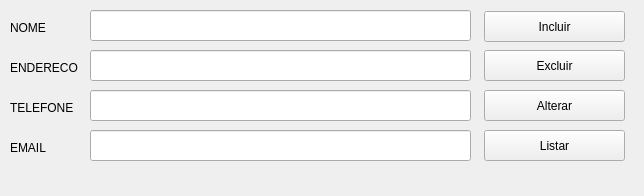
<?xml version="1.0" encoding="UTF-8"?>
<ui version="4.0">
 <class>MainWindow</class>
 <widget class="QMainWindow" name="MainWindow">
  <property name="geometry">
   <rect>
    <x>0</x>
    <y>0</y>
    <width>644</width>
    <height>196</height>
   </rect>
  </property>
  <property name="windowTitle">
   <string>MainWindow</string>
  </property>
  <widget class="QWidget" name="centralWidget">
   <widget class="QLineEdit" name="lineEditNome">
    <property name="geometry">
     <rect>
      <x>90</x>
      <y>10</y>
      <width>381</width>
      <height>31</height>
     </rect>
    </property>
   </widget>
   <widget class="QPushButton" name="pushButtonIncluir">
    <property name="geometry">
     <rect>
      <x>484</x>
      <y>11</y>
      <width>141</width>
      <height>31</height>
     </rect>
    </property>
    <property name="text">
     <string>Incluir</string>
    </property>
   </widget>
   <widget class="QLineEdit" name="lineEditEndereco">
    <property name="geometry">
     <rect>
      <x>90</x>
      <y>50</y>
      <width>381</width>
      <height>31</height>
     </rect>
    </property>
   </widget>
   <widget class="QLabel" name="label_3">
    <property name="geometry">
     <rect>
      <x>10</x>
      <y>100</y>
      <width>81</width>
      <height>16</height>
     </rect>
    </property>
    <property name="text">
     <string>TELEFONE</string>
    </property>
   </widget>
   <widget class="QPushButton" name="pushButtonExcluir">
    <property name="geometry">
     <rect>
      <x>484</x>
      <y>50</y>
      <width>141</width>
      <height>31</height>
     </rect>
    </property>
    <property name="text">
     <string>Excluir</string>
    </property>
   </widget>
   <widget class="QLabel" name="label">
    <property name="geometry">
     <rect>
      <x>10</x>
      <y>20</y>
      <width>59</width>
      <height>16</height>
     </rect>
    </property>
    <property name="text">
     <string>NOME</string>
    </property>
   </widget>
   <widget class="QLabel" name="label_4">
    <property name="geometry">
     <rect>
      <x>10</x>
      <y>140</y>
      <width>59</width>
      <height>16</height>
     </rect>
    </property>
    <property name="text">
     <string>EMAIL</string>
    </property>
   </widget>
   <widget class="QLabel" name="label_2">
    <property name="geometry">
     <rect>
      <x>10</x>
      <y>60</y>
      <width>81</width>
      <height>16</height>
     </rect>
    </property>
    <property name="text">
     <string>ENDERECO</string>
    </property>
   </widget>
   <widget class="QLineEdit" name="lineEditEmail">
    <property name="geometry">
     <rect>
      <x>90</x>
      <y>130</y>
      <width>381</width>
      <height>31</height>
     </rect>
    </property>
   </widget>
   <widget class="QPushButton" name="pushButtonListar">
    <property name="geometry">
     <rect>
      <x>484</x>
      <y>130</y>
      <width>141</width>
      <height>31</height>
     </rect>
    </property>
    <property name="text">
     <string>Listar</string>
    </property>
   </widget>
   <widget class="QLineEdit" name="lineEditTelefone">
    <property name="geometry">
     <rect>
      <x>90</x>
      <y>90</y>
      <width>381</width>
      <height>31</height>
     </rect>
    </property>
   </widget>
   <widget class="QPushButton" name="pushButtonAlterar">
    <property name="geometry">
     <rect>
      <x>484</x>
      <y>90</y>
      <width>141</width>
      <height>31</height>
     </rect>
    </property>
    <property name="text">
     <string>Alterar</string>
    </property>
   </widget>
  </widget>
  <widget class="QMenuBar" name="menuBar">
   <property name="geometry">
    <rect>
     <x>0</x>
     <y>0</y>
     <width>644</width>
     <height>19</height>
    </rect>
   </property>
  </widget>
 </widget>
 <layoutdefault spacing="6" margin="11"/>
 <resources/>
 <connections/>
</ui>
